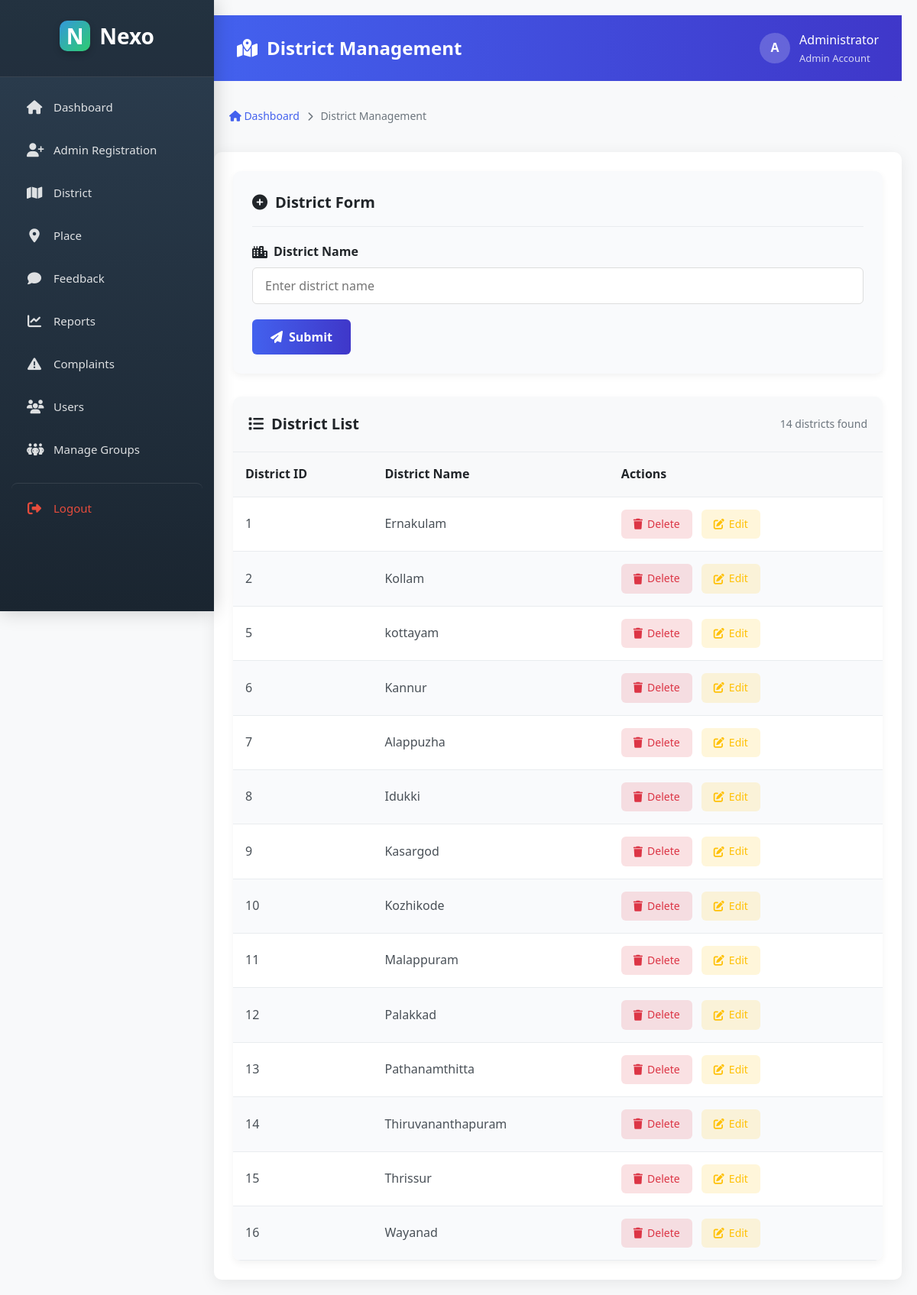
Page /Project/Admin/District.php on the committed database.
### tables this page shows
CREATE TABLE `tbl_district` (
  `district_id` int(11) NOT NULL,
  `district_name` varchar(50) NOT NULL
);

### Project/Admin/District.php (the view, shortened to what this page needs)
<?php
include ("../Assets/Connection/Connection.php");
			?>
        <?php
$disname="";
?>
<!DOCTYPE html>
<html lang="en">
<head>
    <link rel="stylesheet" href="https://cdnjs.cloudflare.com/ajax/libs/font-awesome/6.4.0/css/all.min.css">
</head>
<body>
    <div class="main-container">
        <div class="sidebar-space">
            <?php include 'Sidebar.php' ?>
        </div>
        <div class="content-area">
            <div class="admin-header">
                <h1><i class="fas fa-map-marked-alt"></i> District Management</h1>
                <div class="user-info">
                    <div class="user-avatar">A</div>
                    <div>
                        <div style="font-weight: 500;">Administrator</div>
                        <div style="font-size: 13px; opacity: 0.8;">Admin Account</div>
                    </div>
                </div>
            </div>
            <div class="breadcrumb">
                <a href="HomePage.php?page=home"><i class="fas fa-home"></i> Dashboard</a>
                <i class="fas fa-chevron-right" style="font-size: 12px;"></i>
                <span>District Management</span>
            </div>
            <div class="admin-content">
                <div class="form-section">
                    <h2 class="form-title"><i class="fas fa-plus-circle"></i> District Form</h2>
                    <form method="post" action="">
                        <div class="form-group">
                            <label for="txtdistrict" class="form-label">
                                <i class="fas fa-city"></i> District Name
                            </label>
                            <input required type="text" name="txtdistrict" id="txtdistrict"
                                   value="<?php echo $disname ?>" placeholder="Enter district name" class="form-control"/>
                        </div>
                        <button type="submit" name="btnsubmit" class="btn-submit">
                            <i class="fas fa-paper-plane"></i> Submit
                        </button>
                    </form>
                </div>
                <div class="table-section">
                    <div class="table-header">
                        <h2 class="table-title"><i class="fas fa-list"></i> District List</h2>
                        <div style="color: var(--gray); font-size: 14px;">
                            <?php
                            $countQuery = "SELECT COUNT(*) as total FROM tbl_district";
                            $countResult = $con->query($countQuery);
                            echo $countResult->fetch_assoc()['total'] . ' districts found';
                            ?>
                        </div>
                    </div>
                    <table class="data-table">
                        <thead>
                            <tr>
                                <th>District ID</th>
                                <th>District Name</th>
                                <th>Actions</th>
                            </tr>
                        </thead>
                        <tbody>
                            <?php
                            $sel = "select * from tbl_district";
                            $res = $con->query($sel);
                            if ($res->num_rows > 0) {
                                while($data = $res->fetch_assoc()) {
                            ?>
                            <tr>
                                <td><?php echo $data['district_id']  ?></td>
                                <td><?php echo $data['district_name'] ?></td>
                                <td class="action-cell">
                                    <a href="District.php?did=<?php echo $data['district_id'];?>" class="action-link delete-link"
                                       onclick="return confirm('Are you sure you want to delete this district?')">
                                        <i class="fas fa-trash"></i> Delete
                                    </a>
                                    <a href="District.php?eid=<?php echo $data['district_id'];?>" class="action-link edit-link">
                                        <i class="fas fa-edit"></i> Edit
                                    </a>
                                </td>
                            </tr>
                            <?php
                                }
                            } else {
                            ?>
                            <tr>
                                <td colspan="3" class="empty-row">No districts found. Please add some districts.</td>
                            </tr>
                            <?php } ?>
                        </tbody>
                    </table>
                </div>
            </div>
        </div>
    </div>
</body>
</html>

### Project/Admin/District.php (style rules this page uses)
:root { --primary: #4361ee; --secondary: #3f37c9; --success: #4cc9f0; --info: #4895ef; --warning: #f72585; --light: #f8f9fa; --dark: #212529; --gray: #6c757d; --sidebar-width: 260px; --border-radius: 10px; --box-shadow: 0 4px 20px rgba(0, 0, 0, 0.08); --transition: all 0.3s ease; }
* { margin: 0; padding: 0; box-sizing: border-box; font-family: 'Segoe UI', Tahoma, Geneva, Verdana, sans-serif; }
body { background-color: #f5f7fb; color: #495057; line-height: 1.6; display: flex; }
.main-container { display: flex; width: 100%; min-height: 100vh; }
.sidebar-space { width: var(--sidebar-width); min-height: 100vh; flex-shrink: 0; }
.content-area { flex: 1; padding: 20px; }
.admin-header { background: linear-gradient(to right, var(--primary), var(--secondary)); color: white; padding: 20px 30px; margin-bottom: 20px; display: flex; justify-content: space-between; align-items: center; }
.admin-header h1 { font-size: 24px; display: flex; align-items: center; gap: 12px; }
.admin-header .user-info { display: flex; align-items: center; gap: 12px; }
.user-avatar { width: 40px; height: 40px; border-radius: 50%; background: rgba(255, 255, 255, 0.2); display: flex; align-items: center; justify-content: center; font-weight: bold; }
.breadcrumb { padding: 15px 20px; background: #f8f9fa; border-radius: var(--border-radius); margin-bottom: 20px; display: flex; align-items: center; gap: 10px; color: var(--gray); font-size: 14px; }
.breadcrumb a { color: var(--primary); text-decoration: none; }
.admin-content { background: white; border-radius: var(--border-radius); padding: 25px; box-shadow: var(--box-shadow); }
.form-section { background: #f9fafc; padding: 25px; border-radius: var(--border-radius); margin-bottom: 30px; box-shadow: 0 4px 10px rgba(0, 0, 0, 0.05); }
.form-title { font-size: 20px; color: var(--dark); margin-bottom: 20px; padding-bottom: 15px; border-bottom: 1px solid #e9ecef; display: flex; align-items: center; gap: 10px; }
.form-group { margin-bottom: 20px; }
.form-label { display: block; margin-bottom: 8px; font-weight: 600; color: var(--dark); display: flex; align-items: center; gap: 8px; }
.form-control { width: 100%; padding: 12px 16px; border: 1px solid #ddd; border-radius: 6px; font-size: 16px; transition: var(--transition); }
.btn-submit { background: linear-gradient(to right, var(--primary), var(--secondary)); color: white; border: none; padding: 12px 24px; font-size: 16px; border-radius: 6px; cursor: pointer; font-weight: 600; transition: var(--transition); display: flex; flex-direction:center; align-items: center; gap: 8px; }
.table-section { background: white; border-radius: var(--border-radius); overflow: hidden; box-shadow: 0 4px 10px rgba(0, 0, 0, 0.05); }
.table-header { padding: 20px; background: #f8f9fa; border-bottom: 1px solid #e9ecef; display: flex; justify-content: space-between; align-items: center; }
.table-title { font-size: 20px; color: var(--dark); display: flex; align-items: center; gap: 10px; }
.data-table { width: 100%; border-collapse: collapse; }
.data-table th, .data-table td { padding: 16px; text-align: left; border-bottom: 1px solid #e9ecef; }
.data-table th { background-color: #f8f9fa; color: var(--dark); font-weight: 600; }
.data-table tr:nth-child(even) { background-color: #f9fafc; }
.action-cell { white-space: nowrap; }
.action-link { display: inline-flex; align-items: center; padding: 8px 16px; margin-right: 8px; border-radius: 6px; text-decoration: none; font-weight: 500; font-size: 14px; transition: var(--transition); gap: 6px; }
.edit-link { background-color: rgba(255, 193, 7, 0.15); color: #ffc107; }
.delete-link { background-color: rgba(220, 53, 69, 0.15); color: #dc3545; }
.form-section, .table-section { animation: fadeIn 0.5s ease; }

### Project/Admin/Sidebar.php (style rules this page uses)
body { margin: 0; font-family: 'Segoe UI', Tahoma, Geneva, Verdana, sans-serif; display: flex; min-height: 100vh; background-color: #f8f9fa; }

### rows in the picture
tbl_district: district_id "1", district_name "Ernakulam"
tbl_district: district_id "2", district_name "Kollam"
tbl_district: district_id "5", district_name "kottayam"
tbl_district: district_id "6", district_name "Kannur"
tbl_district: district_id "7", district_name "Alappuzha"
tbl_district: district_id "8", district_name "Idukki"
tbl_district: district_id "9", district_name "Kasargod"
tbl_district: district_id "10", district_name "Kozhikode"
tbl_district: district_id "11", district_name "Malappuram"
tbl_district: district_id "12", district_name "Palakkad"
tbl_district: district_id "13", district_name "Pathanamthitta"
tbl_district: district_id "14", district_name "Thiruvananthapuram"
tbl_district: district_id "15", district_name "Thrissur"
tbl_district: district_id "16", district_name "Wayanad"

### other values in the picture
$countResult->fetch_assoc()['total'] "14"
